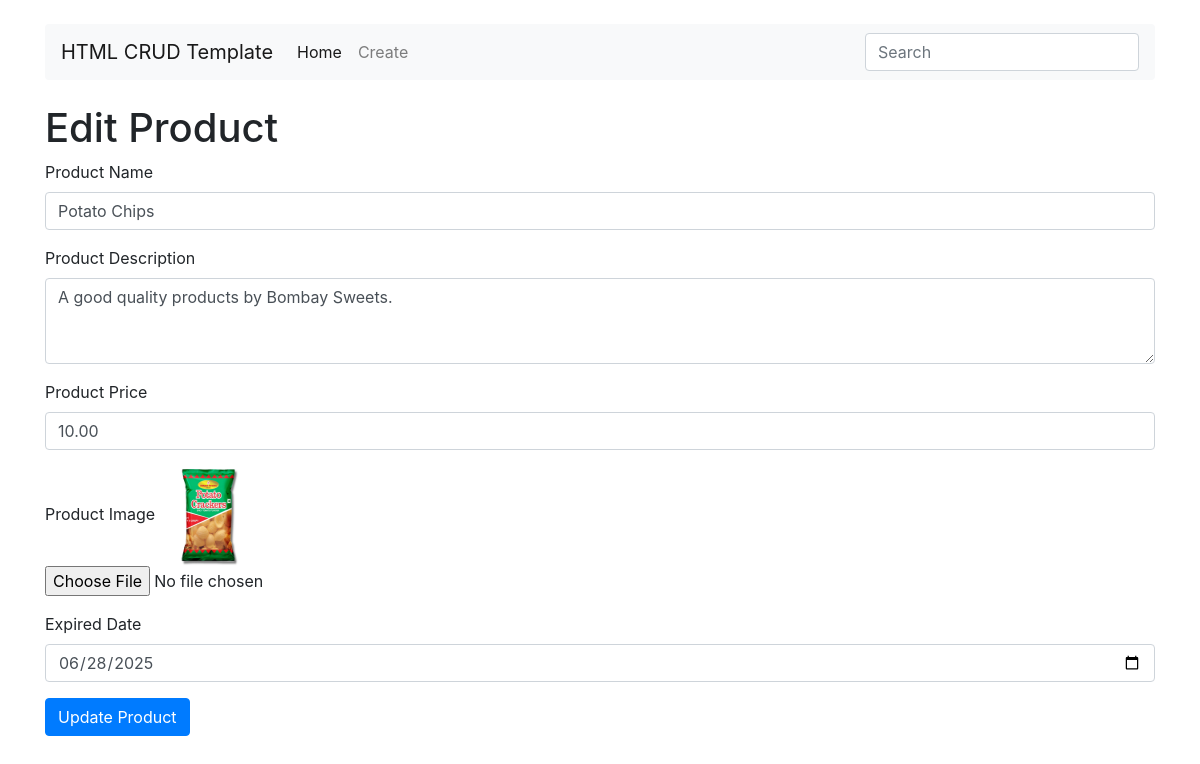
/edit.php?id=5, run on the app's committed database.
### tables this page shows
CREATE TABLE `product_table` (
  `id` int(11) NOT NULL,
  `product_name` varchar(255) NOT NULL,
  `product_description` text DEFAULT NULL,
  `product_price` decimal(10,2) NOT NULL,
  `product_image` varchar(255) DEFAULT NULL,
  `expired_date` date DEFAULT NULL
);

### edit.php (the view, shortened to what this page needs)
<!DOCTYPE html>
<html lang="en">
<head>
    <?php
        require_once 'includes/head.php';
        require_once 'includes/config.php';
    ?>
    <?php
        $id = $_GET['id'];
        $sql = "SELECT * FROM product_table WHERE id = $id";
        $result = mysqli_query($connection, $sql);
        if ($result) {
            $product_store = mysqli_fetch_all($result, MYSQLI_ASSOC);
        } else {
            echo "Error: " . mysqli_error($connection);
        }
    ?>
</head>
<body>
    <?php
        require_once 'includes/header.php';
    ?>
    <main role="main" class="flex-shrink-0">
        <div class="container">
            <h1>Edit Product</h1>
            <?php if (!empty($product_store)): ?>
                <?php foreach ($product_store as $row): ?>
                    <form action="update.php" method="post" enctype="multipart/form-data">
                        <div class="form-group">
                            <label for="product_name">Product Name</label>
                            <input type="text" class="form-control" id="product_name" name="product_name" value="<?php echo $row['product_name']; ?>" required>
                        </div>
                        <div class="form-group">
                            <label for="product_description">Product Description</label>
                            <textarea class="form-control" id="product_description" name="product_description" rows="3"><?php echo $row['product_description']; ?></textarea>
                        </div>
                        <div class="form-group">
                            <label for="product_price">Product Price</label>
                            <input type="number" class="form-control" id="product_price" name="product_price" step="0.01" value="<?php echo $row['product_price']; ?>" required>
                        </div>
                        <div class="form-group">
                            <label for="image">Product Image</label>
                            <img src="<?php echo $row['product_image']; ?>" alt="Product Image" class="img-fluid" style="width: 100px; height: 100px;">
                            <input type="file" class="form-control-file" id="image" name="product_image" accept="image/*">
                        </div>
                        <div class="form-group">
                            <label for="expired_date">Expired Date</label>
                            <input type="date" class="form-control" id="expired_date" name="expired_date" value="<?php echo $row['expired_date']; ?>" required>
                        </div>
                        <button type="submit" class="btn btn-primary">Update Product</button>
                    </form>
                <?php endforeach; ?>
            <?php endif; ?>
        </div>
    </main>
</body>
</html>

### data on the page
product_table: product_name "Potato Chips", product_description "A good quality products by Bombay Sweets.", product_price "10.00", product_image (picture), expired_date "06/28/2025"
